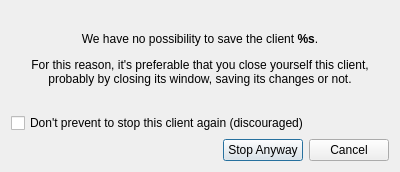
<?xml version="1.0" encoding="UTF-8"?>
<ui version="4.0">
 <class>Dialog</class>
 <widget class="QDialog" name="Dialog">
  <property name="geometry">
   <rect>
    <x>0</x>
    <y>0</y>
    <width>400</width>
    <height>172</height>
   </rect>
  </property>
  <property name="windowTitle">
   <string>Stop Client ?</string>
  </property>
  <layout class="QVBoxLayout" name="verticalLayout_2">
   <item>
    <spacer name="verticalSpacer_2">
     <property name="orientation">
      <enum>Qt::Vertical</enum>
     </property>
     <property name="sizeHint" stdset="0">
      <size>
       <width>20</width>
       <height>40</height>
      </size>
     </property>
    </spacer>
   </item>
   <item>
    <widget class="QLabel" name="label">
     <property name="text">
      <string>&lt;html&gt;&lt;head/&gt;&lt;body&gt;&lt;p&gt;We have no possibility to save the client &lt;span style=&quot; font-weight:600;&quot;&gt;%s&lt;/span&gt;.&lt;/p&gt;&lt;p&gt;For this reason, it's preferable that you close yourself this client,&lt;br/&gt;probably by closing its window, saving its changes or not.&lt;/p&gt;&lt;/body&gt;&lt;/html&gt;</string>
     </property>
     <property name="alignment">
      <set>Qt::AlignCenter</set>
     </property>
    </widget>
   </item>
   <item>
    <spacer name="verticalSpacer">
     <property name="orientation">
      <enum>Qt::Vertical</enum>
     </property>
     <property name="sizeHint" stdset="0">
      <size>
       <width>20</width>
       <height>40</height>
      </size>
     </property>
    </spacer>
   </item>
   <item>
    <widget class="QCheckBox" name="checkBox">
     <property name="text">
      <string>Don't prevent to stop this client again (discouraged)</string>
     </property>
    </widget>
   </item>
   <item>
    <layout class="QHBoxLayout" name="horizontalLayout">
     <item>
      <spacer name="horizontalSpacer">
       <property name="orientation">
        <enum>Qt::Horizontal</enum>
       </property>
       <property name="sizeHint" stdset="0">
        <size>
         <width>40</width>
         <height>20</height>
        </size>
       </property>
      </spacer>
     </item>
     <item>
      <widget class="QPushButton" name="pushButtonStop">
       <property name="text">
        <string>Stop Anyway</string>
       </property>
       <property name="icon">
        <iconset theme="media-playback-stop">
         <normaloff>.</normaloff>.</iconset>
       </property>
      </widget>
     </item>
     <item>
      <widget class="QPushButton" name="pushButtonClancel">
       <property name="text">
        <string>Cancel</string>
       </property>
       <property name="icon">
        <iconset theme="dialog-cancel">
         <normaloff>.</normaloff>.</iconset>
       </property>
      </widget>
     </item>
    </layout>
   </item>
  </layout>
 </widget>
 <resources>
  <include location="../resources.qrc"/>
 </resources>
 <connections>
  <connection>
   <sender>pushButtonClancel</sender>
   <signal>clicked()</signal>
   <receiver>Dialog</receiver>
   <slot>reject()</slot>
   <hints>
    <hint type="sourcelabel">
     <x>265</x>
     <y>89</y>
    </hint>
    <hint type="destinationlabel">
     <x>157</x>
     <y>56</y>
    </hint>
   </hints>
  </connection>
  <connection>
   <sender>pushButtonStop</sender>
   <signal>clicked()</signal>
   <receiver>Dialog</receiver>
   <slot>accept()</slot>
   <hints>
    <hint type="sourcelabel">
     <x>172</x>
     <y>89</y>
    </hint>
    <hint type="destinationlabel">
     <x>157</x>
     <y>56</y>
    </hint>
   </hints>
  </connection>
 </connections>
</ui>
